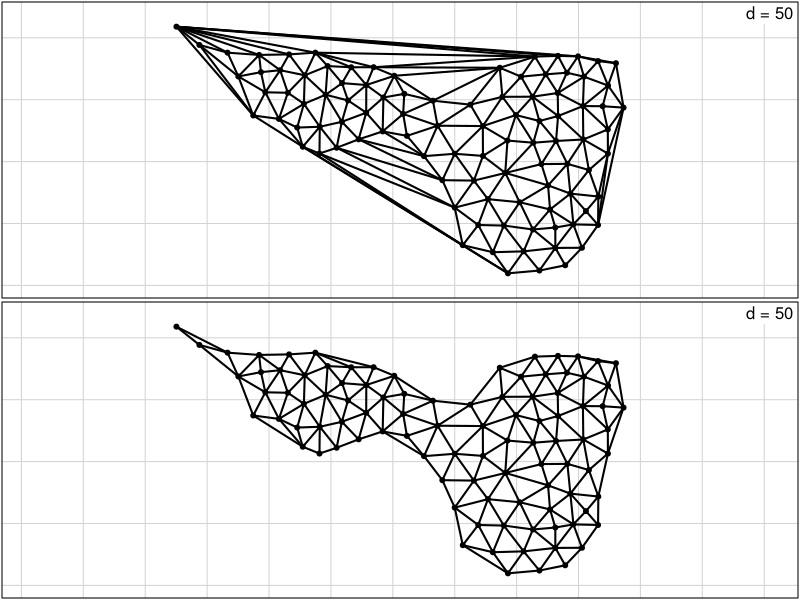
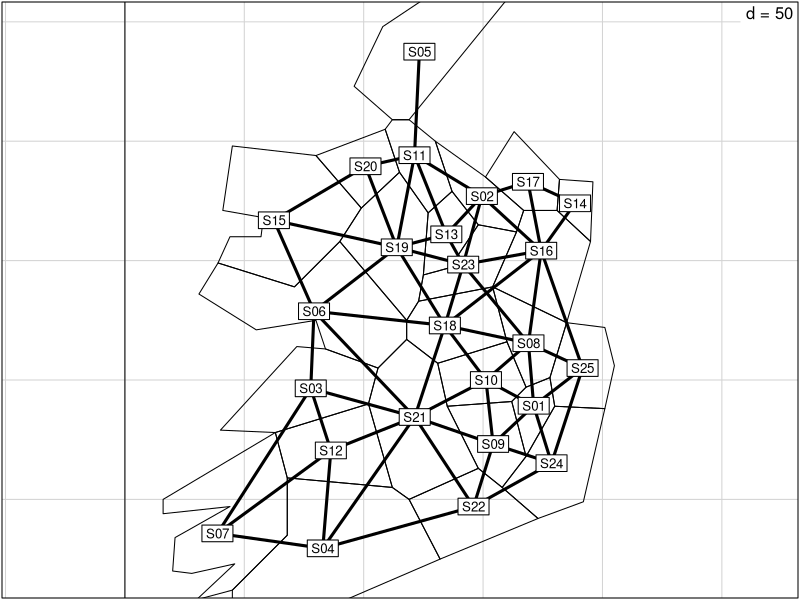
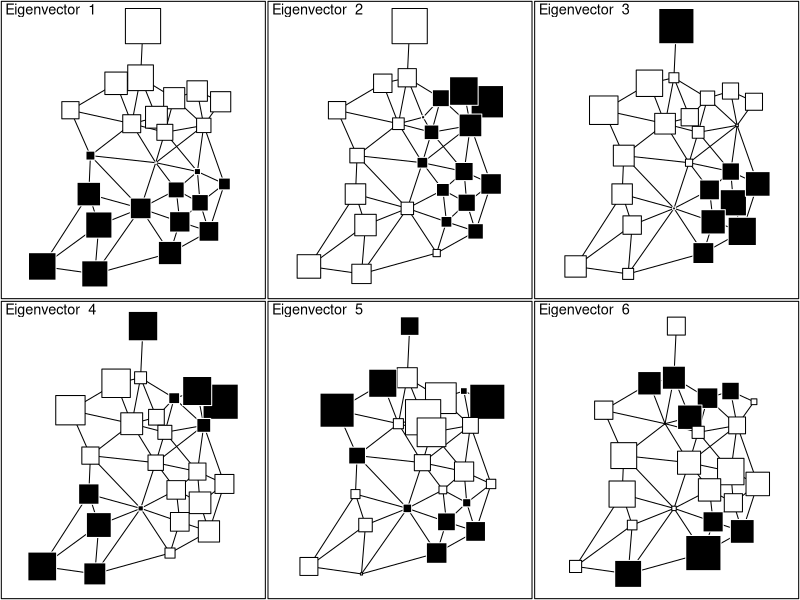
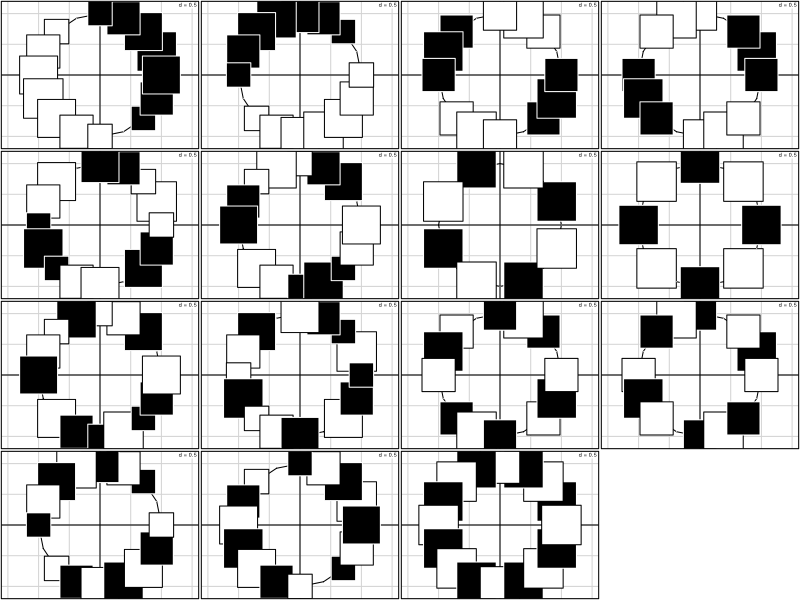
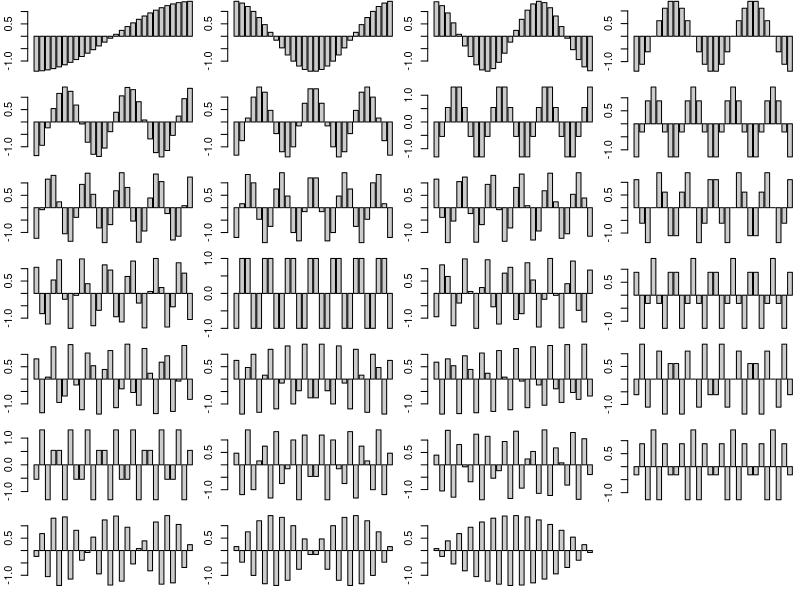
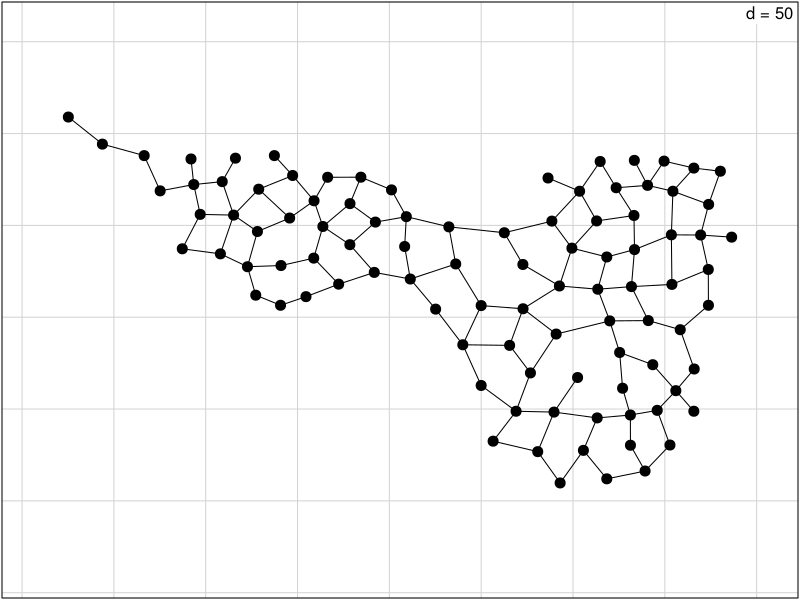
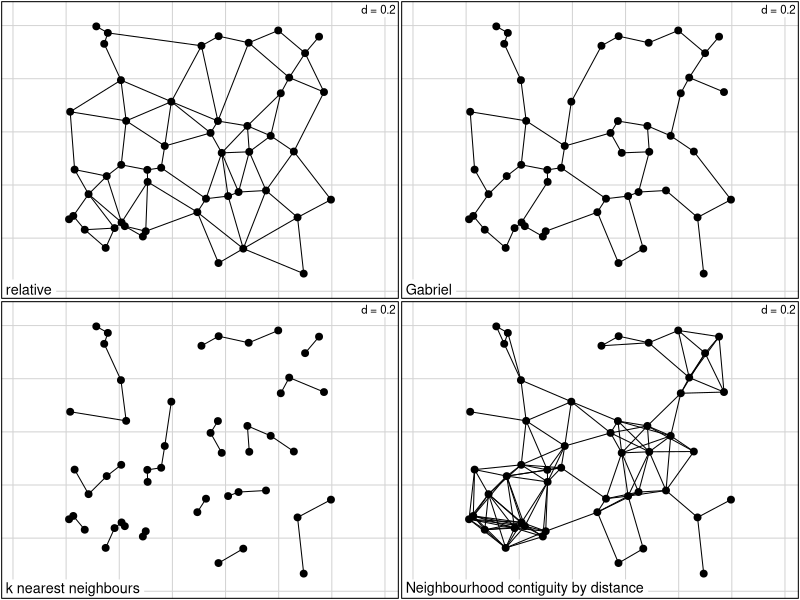

Write R code to recreate these figures, in order.
library(ade4)


### Name: neig
### Title: Neighbourhood Graphs
### Aliases: neig neig.util.GtoL neig.util.LtoG print.neig summary.neig
###   scores.neig nb2neig neig2nb neig2mat
### Keywords: utilities

### ** Examples

if(!adegraphicsLoaded()) {
  
  if(requireNamespace("deldir", quietly = TRUE)) {
  
    data(mafragh)
    par(mfrow = c(2, 1))
    provi <- deldir::deldir(mafragh$xy)
    provi.neig <- neig(edges = as.matrix(provi$delsgs[, 5:6]))
    
    s.label(mafragh$xy, neig = provi.neig, inc = FALSE, 
      addax = FALSE, clab = 0, cnei = 2)
    dist <- apply(provi.neig, 1, function(x) 
      sqrt(sum((mafragh$xy[x[1], ] - mafragh$xy[x[2], ]) ^ 2)))
    #hist(dist, nclass = 50)
    mafragh.neig <- neig(edges = provi.neig[dist < 50, ])
    s.label(mafragh$xy, neig = mafragh.neig, inc = FALSE, 
      addax = FALSE, clab = 0, cnei = 2)
    par(mfrow = c(1, 1))
    
    data(irishdata)
    irish.neig <- neig(area = irishdata$area)
    summary(irish.neig)
    print(irish.neig)
    s.label(irishdata$xy, neig = irish.neig, cneig = 3,
      area = irishdata$area, clab = 0.8, inc = FALSE)
    
    irish.scores <- scores.neig(irish.neig)
    par(mfrow = c(2, 3))
    for(i in 1:6)
      s.value(irishdata$xy, irish.scores[, i], inc = FALSE, grid = FALSE, addax = FALSE,
        neig = irish.neig, csi = 2, cleg = 0, sub = paste("Eigenvector ",i), csub = 2)
    par(mfrow = c(1, 1))
    
    a.neig <- neig(n.circle = 16)
    a.scores <- scores.neig(a.neig)
    xy <- cbind.data.frame(cos((1:16) * pi / 8), sin((1:16) * pi / 8))
    par(mfrow = c(4, 4))
    for(i in 1:15)
      s.value(xy, a.scores[, i], neig = a.neig, csi = 3, cleg = 0)
    par(mfrow = c(1, 1))
    
    a.neig <- neig(n.line = 28)
    a.scores <- scores.neig(a.neig)
    par(mfrow = c(7, 4))
    par(mar = c(1.1, 2.1, 0.1, 0.1))
    for(i in 1:27)
      barplot(a.scores[, i], col = grey(0.8))
    par(mfrow = c(1, 1))
  }

  if(requireNamespace("spdep", quietly = TRUE)) {
    
    data(mafragh)
    maf.rel <- spdep::relativeneigh(as.matrix(mafragh$xy))
    maf.rel <- spdep::graph2nb(maf.rel)
    s.label(mafragh$xy, neig = neig(list = maf.rel), inc = FALSE,
      clab = 0, addax = FALSE, cne = 1, cpo = 2)
    
    par(mfrow = c(2, 2))
    w <- matrix(runif(100), 50, 2)
    x.gab <- spdep::gabrielneigh(w)
    x.gab <- spdep::graph2nb(x.gab)
    s.label(data.frame(w), neig = neig(list = x.gab), inc = FALSE,
      clab = 0, addax = FALSE, cne = 1, cpo = 2, sub = "relative")
    x.rel <- spdep::relativeneigh(w)
    x.rel <- spdep::graph2nb(x.rel)
    s.label(data.frame(w), neig = neig(list = x.rel), inc = FALSE,
      clab = 0, addax = FALSE, cne = 1, cpo = 2, sub = "Gabriel")
    k1 <- spdep::knn2nb(spdep::knearneigh(w))
    s.label(data.frame(w), neig = neig(list = k1), inc = FALSE,
      clab = 0, addax = FALSE, cne = 1, cpo = 2, sub = "k nearest neighbours")
    
    all.linked <- max(unlist(spdep::nbdists(k1, w)))
    z <- spdep::dnearneigh(w, 0, all.linked)
    s.label(data.frame(w), neig = neig(list = z), inc = FALSE, clab = 0, 
      addax = FALSE, cne = 1, cpo = 2, sub = "Neighbourhood contiguity by distance")
    par(mfrow = c(1, 1))
  }
  
}
